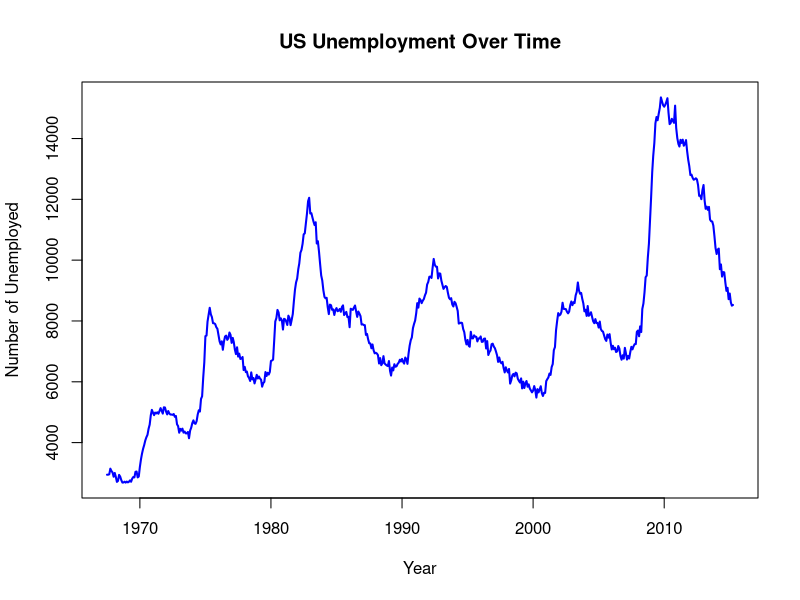
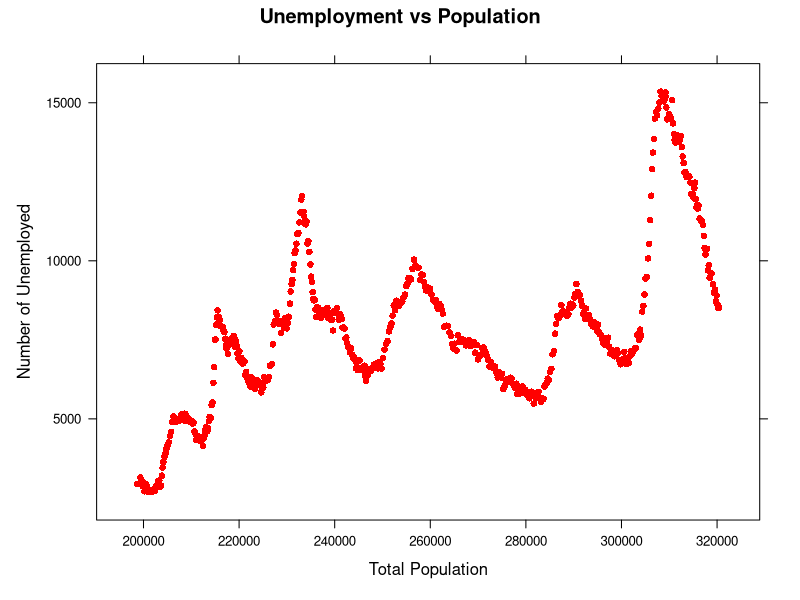
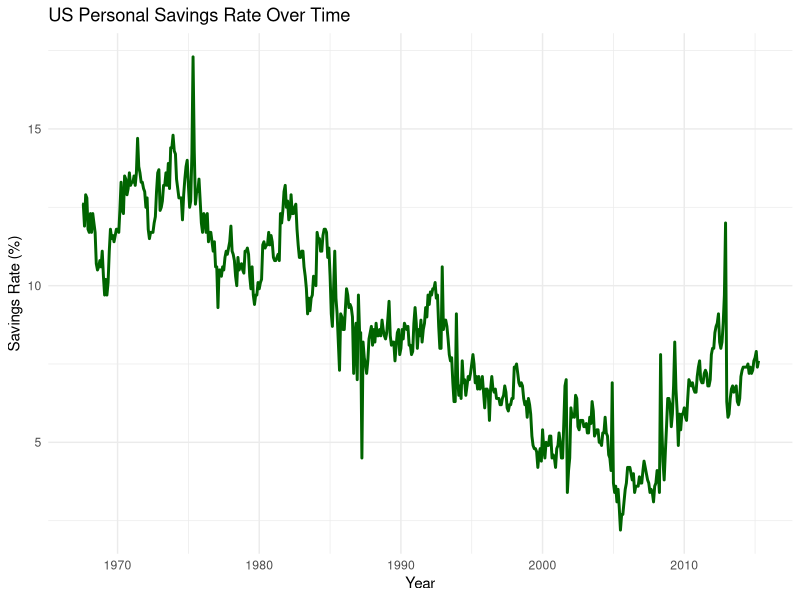

The R script that drew these images, in order:

#install dataset
data(economics)
#error

#need to load ggplot2 to use the economics dataset
install.packages("ggplot2")
library(ggplot2)

#access the dataset directly from ggplot
head(ggplot2::economics)

#assign the dataset to a variable
economics <- ggplot2::economics
head(economics)  # View the first few rows

#plot unemployment trends over time using plot() from base graphics
plot(economics$date, economics$unemploy, type="l", #economics$date -> x axis is time
                                                   #economics$unemploy -> y axis is # of unemployed people
                                                   #type="l" specifies a line plot instead of points
     col="blue", lwd=2, #col=blue -> colors line blue
                        #lwd=2 -> sets line width to make it thicker 
     main="US Unemployment Over Time", #main title
     xlab="Year", ylab="Number of Unemployed") #x an y axis labels


#plot population size vs unemployment using xyplot() with lattice

#install and load lattice
install.packages("lattice")
library(lattice)

xyplot(unemploy ~ pop, data=economics, #unemploy ~ pop -> formula notation: y ~ x -> plot unemploy (y) against pop (x)
                                       #data=economics -> uses economics dataset
       main="Unemployment vs Population", #main title
       xlab="Total Population", #x axis label
       ylab="Number of Unemployed", #y axis label
       col="red", pch=16) #colors points red, pch=16 sets point shape to solid circles




#plot savings rates trends over time using ggplot and geomline from ggplot2

ggplot(economics, aes(x=date, y=psavert)) + #starts a ggplot object with economics dataset 
                                            #aes... maps date (x axis) to personal savings rate (y axis)
  geom_line(color="darkgreen", size=1) +   #geom line -> creates line plot, colors it dark green, sets line thickness
  labs(title="US Personal Savings Rate Over Time", #adds main title + x and y axis labels
       x="Year",
       y="Savings Rate (%)") +
  theme_minimal() #applies minimalistic theme

